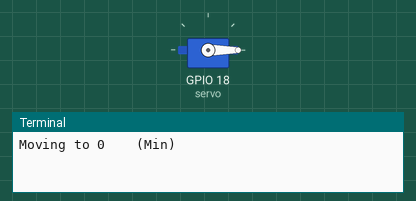
This program was run on a simulated Raspberry Pi (BCM pin numbers). Shown: servo, the last lines printed to the terminal. Servo angles are drawn from the pulse width (0.5 ms = 0°, 2.5 ms = 180°).

Above: at 0.05 s.
At 3.0 s:
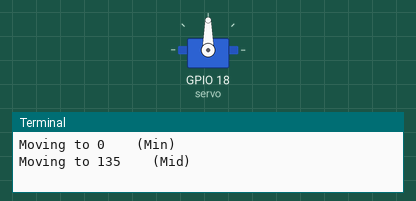
At 6.0 s:
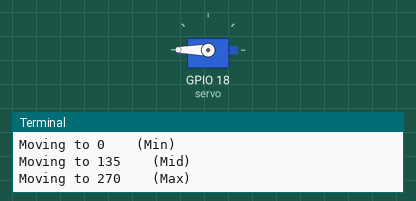
Timing chart, 0 to 7.8 s (numbered marks = the images above):
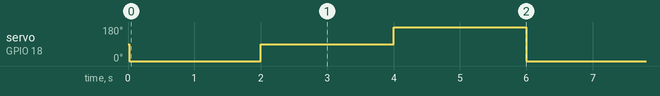

The program:

servo_sweep.py
```python
from gpiozero import Servo
from time import sleep

servo = Servo(18, min_pulse_width=500/1_000_000,
              max_pulse_width=2500/1_000_000)

while True:
    print("Moving to 0    (Min)")
    servo.value = -1
    sleep(2)

    print("Moving to 135    (Mid)")
    servo.value = 0
    sleep(2)

    print("Moving to 270    (Max)")
    servo.value = 1
    sleep(2)
```

Measured:
- by itself, servo on GPIO 18 (servo): repeats every 6.0 s: 90° 2.0 s, 180° 2.0 s, 0° 2.0 s
